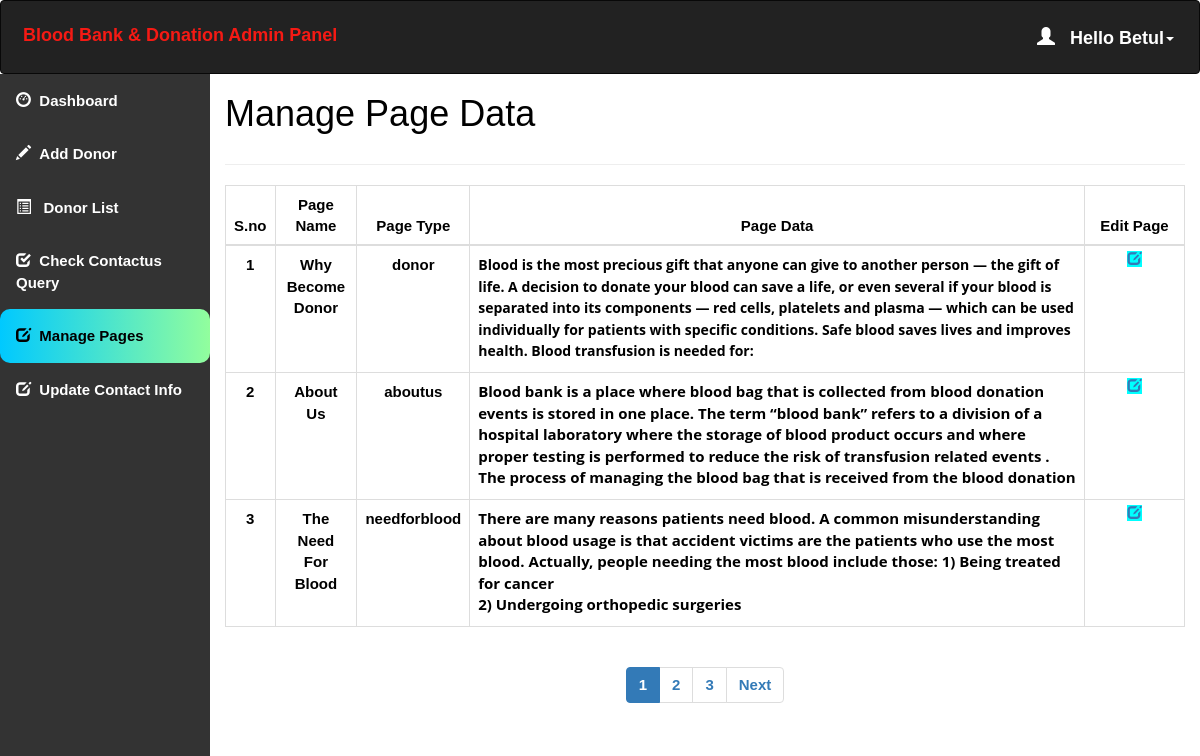
Screenshot of /admin/pages.php (signed in) with the database file from the repository.
### tables this page shows
create table pages(
                      page_id int NOT NULL auto_increment UNIQUE,
                      page_name varchar(255) NOT NULL,
                      page_type varchar(255) NOT NULL,
                      page_data longtext NOT NULL
);

### admin/pages.php (the view, shortened to what this page needs)
<!DOCTYPE html>
<html lang="en">
<head>
    <link rel="stylesheet" href="https://maxcdn.bootstrapcdn.com/bootstrap/3.4.1/css/bootstrap.min.css">
</head>
<?php
include 'conn.php';
if (isset($_SESSION['loggedin']) && $_SESSION['loggedin'] == true) {
?>
<body style="color:black">
<div id="header" >
    <?php include 'header.php';
    ?>
</div>
<div id="sidebar">
    <?php $active="pages";
    include 'sidebar.php'; ?>
</div>
<div id="content" >
    <div class="content-wrapper">
        <div class="container-fluid">
            <div class="row">
                <div class="col-md-12 lg-12 sm-12">
                    <h1 class="page-title">Manage Page Data</h1>
                </div>
            </div>
            <hr>
            <?php
            $limit = 3;
            if(isset($_GET['page'])){
                $page = $_GET['page'];
            }else{
                $page = 1;
            }
            $offset = ($page - 1) * $limit;
            $count=$offset+1;
            $sql= "select * from pages LIMIT {$offset},{$limit} ";
            $result=mysqli_query($conn,$sql);
            if(mysqli_num_rows($result)>0)   {
                ?>
                <div class="table-responsive">
                    <table class="table table-bordered" style="text-align:center">
                        <thead style="text-align:center">
                        <th style="text-align:center">S.no</th>
                        <th style="text-align:center">Page Name</th>
                        <th style="text-align:center">Page Type</th>
                        <th style="text-align:center">Page Data</th>
                        <th style="text-align:center">Edit Page</th>
                        </thead>
                        <tbody>
                        <?php
                        while($row = mysqli_fetch_assoc($result)) { ?>
                            <tr>
                                <td ><?php echo  $count++; ?></td>
                                <td ><?php echo $row['page_name']; ?></td>
                                <td ><?php echo $row['page_type']; ?></td>
                                <td id="example" style="text-align:left"><div style="width:100%; max-height:110px; overflow:auto"><?php echo $row['page_data']; ?></div></td>
                                <td id="he" style="width:100px;">
                                    <a style="background-color:aqua" href='update_page_details.php?type=<?php echo $row['page_type'];?>'> <span class="glyphicon glyphicon-edit"></span></a>
                                </td>
                            </tr>
                        <?php } ?>
                        </tbody>
                    </table>
                </div>
            <?php } ?>
            <div class="table-responsive"style="text-align:center;align:center">
                <?php
                $sql1 = "SELECT * FROM pages";
                $result1 = mysqli_query($conn, $sql1) or die("Query Failed.");
                if(mysqli_num_rows($result1) > 0){
                    $total_records = mysqli_num_rows($result1);
                    $total_page = ceil($total_records / $limit);
                    echo '<ul class="pagination admin-pagination">';
                    for($i = 1; $i <= $total_page; $i++){
                        if($i == $page){
                            $active = "active";
                        }else{
                            $active = "";
                        }
                        echo '<li class="'.$active.'"><a href="pages.php?page='.$i.'">'.$i.'</a></li>';
                    }
                    if($total_page > $page){
                        echo '<li><a href="pages.php?page='.($page + 1).'">Next</a></li>';
                    }
                    echo '</ul>';
                }
                ?>
            </div>
        </div>
    </div>
</div>
<?php }
?>
</body>
</html>

### admin/header.php (shortened to what this page needs)
<!DOCTYPE html>
<html lang="en">
<head>
    <link rel="stylesheet" href="https://maxcdn.bootstrapcdn.com/bootstrap/3.4.1/css/bootstrap.min.css">
</head>
<body>
<nav class="navbar navbar-inverse">
    <div class="container-fluid">
        <div class="navbar-header">
            <a class="navbar-brand" id="qq" href="dashboard.php" style="color:#F51A14;">Blood Bank & Donation Admin Panel</a>
        </div>
        <ul class="nav navbar-nav navbar-right">
            <li class="dropdown"><a class="dropdown-toggle" id="qw" data-toggle="dropdown" href="#" style="font-weight:bold;color:white "> <span class="glyphicon glyphicon-user"></span>&nbsp&nbsp
                    <?php
                    include 'conn.php';
                    $username=$_SESSION['username'];
                    $sql="select * from admin_info where admin_username='$username'";
                    $result=mysqli_query($conn,$sql) or die("query failed.");
                    $row=mysqli_fetch_assoc($result);
                    echo "Hello ".$row['admin_name'];
                    ?><span class="caret"></span></a>
            </li>
        </ul>
    </div>
</nav>
</body></html>

### admin/pages.php (style rules this page uses)
#sidebar { position:relative;margin-top:-20px }
#content { position:relative;margin-left:210px }
#he { font-size: 14px; font-weight: 600; text-transform: uppercase; padding: 3px 7px; color: #fff; text-decoration: none; border-radius: 3px; align:center }

### admin/header.php (style rules this page uses)
.navbar { background-color: #333333 ; padding: 10px 10px; color:#FF0404 ; }
.navbar a { float: left; color: white; text-align: center; padding: 12px; text-decoration: none; font-size: 18px; line-height: 25px; }
.navbar-brand { font-size: 25px; font-weight: bold; }
.navbar a { float: none; display: block; text-align: left; }
.navbar-right { float: none; }

### admin/sidebar.php (style rules this page uses)
body { margin: 0; font-family: 'Averia Gruesa Libre', sans-serif;font-size: 15px; color:#F8F9F9; }

### rows the page displays
pages: page_name "Why Become Donor", page_type "donor", page_data "Blood is the most precious gift that anyone can give to another person — the gift of life. A decision to donate your blood can save a life, or even several if your blood is separated into its components — red cells, platelets and plasma — which can be used individually for patients with specific conditions. Safe blood saves lives and improves health. Blood transfusion is needed for:"
pages: page_name "About Us", page_type "aboutus", page_data "Blood bank is a place where blood bag that is collected from blood donation events is stored in one place. The term “blood bank” refers to a division of a hospital laboratory where the storage of blood product occurs and where proper testing is performed to reduce the risk of transfusion related events . The process of managing the blood bag that is received from the blood donation…"
pages: page_name "The Need For Blood", page_type "needforblood", page_data "There are many reasons patients need blood. A common misunderstanding about blood usage is that accident victims are the patients who use the most blood. Actually, people needing the most blood include those: 1) Being treated for cancer 2) Undergoing orthopedic surgeries"

### other values shown
$row['admin_name'] "Betul"
